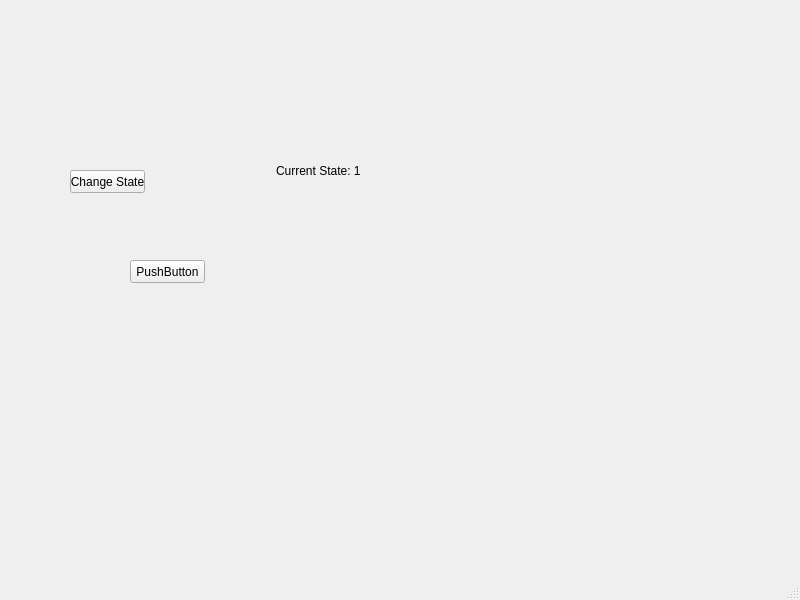
<?xml version="1.0" encoding="UTF-8"?>
<ui version="4.0">
 <class>MainWindow</class>
 <widget class="QMainWindow" name="MainWindow">
  <property name="geometry">
   <rect>
    <x>0</x>
    <y>0</y>
    <width>800</width>
    <height>600</height>
   </rect>
  </property>
  <property name="windowTitle">
   <string>MainWindow</string>
  </property>
  <widget class="QWidget" name="centralwidget">
   <widget class="QPushButton" name="changeState">
    <property name="geometry">
     <rect>
      <x>70</x>
      <y>170</y>
      <width>75</width>
      <height>23</height>
     </rect>
    </property>
    <property name="text">
     <string>Change State</string>
    </property>
   </widget>
   <widget class="QPushButton" name="pushButton_2">
    <property name="geometry">
     <rect>
      <x>130</x>
      <y>260</y>
      <width>75</width>
      <height>23</height>
     </rect>
    </property>
    <property name="text">
     <string>PushButton</string>
    </property>
   </widget>
   <widget class="QLabel" name="stateLabel">
    <property name="geometry">
     <rect>
      <x>276</x>
      <y>150</y>
      <width>121</width>
      <height>41</height>
     </rect>
    </property>
    <property name="text">
     <string>Current State: 1</string>
    </property>
   </widget>
  </widget>
  <widget class="QMenuBar" name="menubar">
   <property name="geometry">
    <rect>
     <x>0</x>
     <y>0</y>
     <width>800</width>
     <height>21</height>
    </rect>
   </property>
  </widget>
  <widget class="QStatusBar" name="statusbar"/>
 </widget>
 <resources/>
 <connections/>
</ui>
